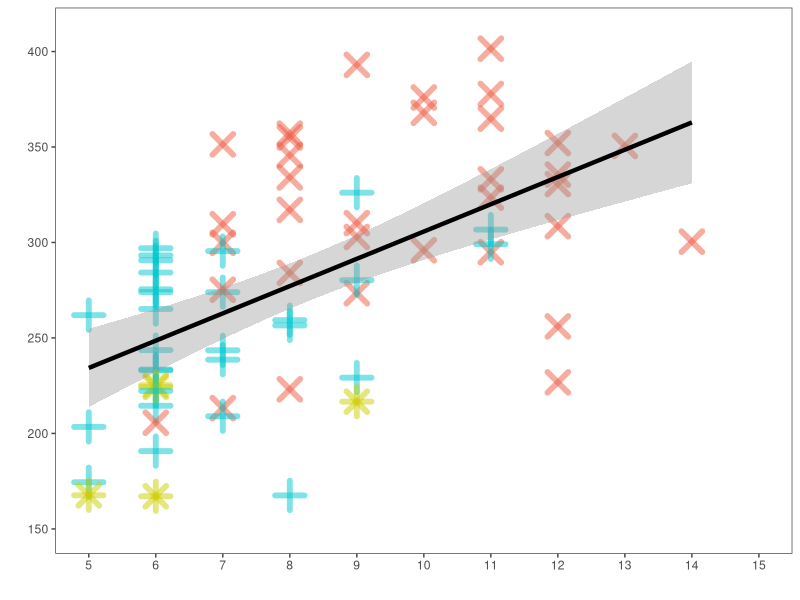
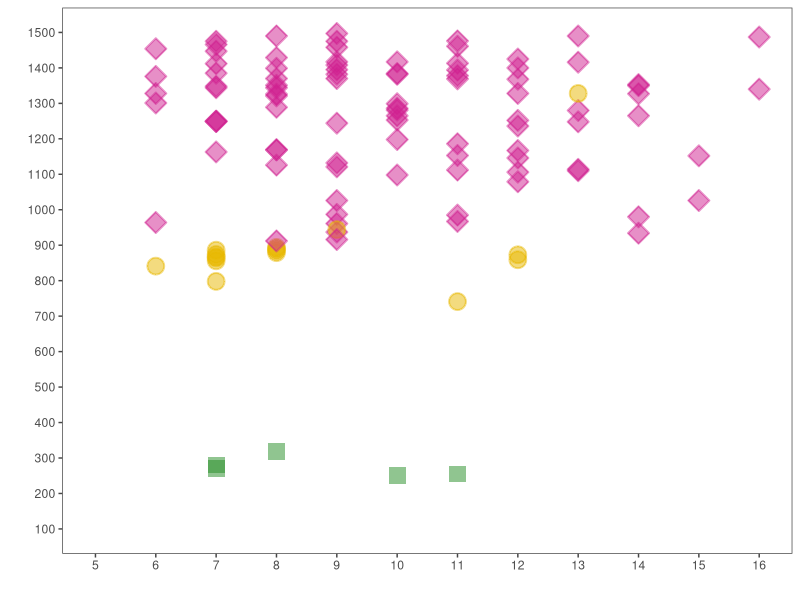
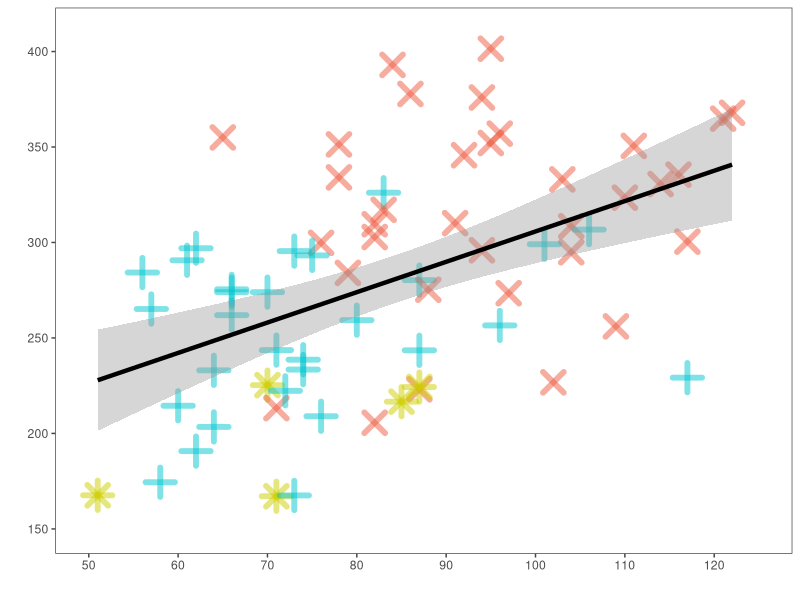
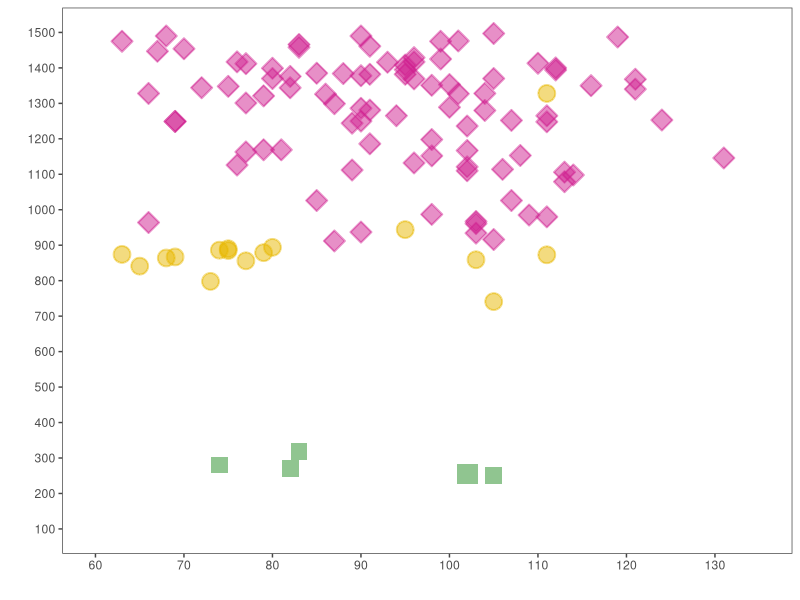
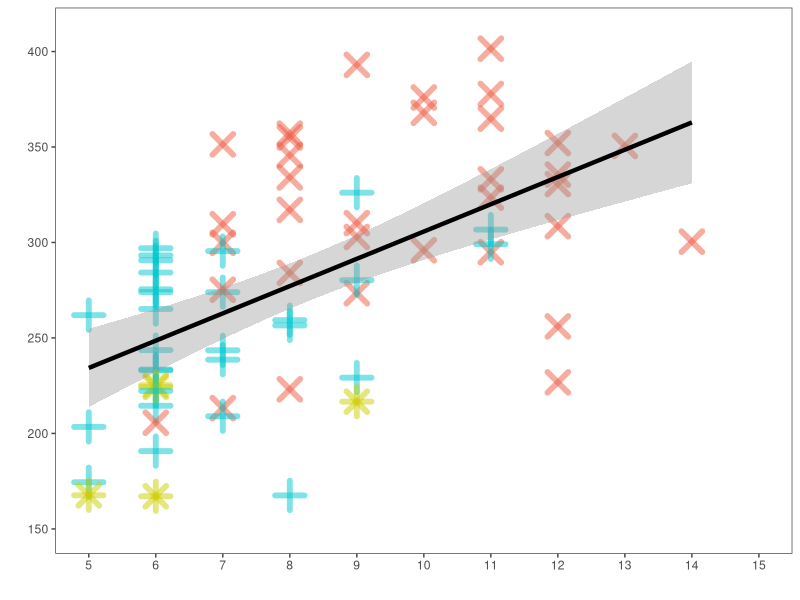
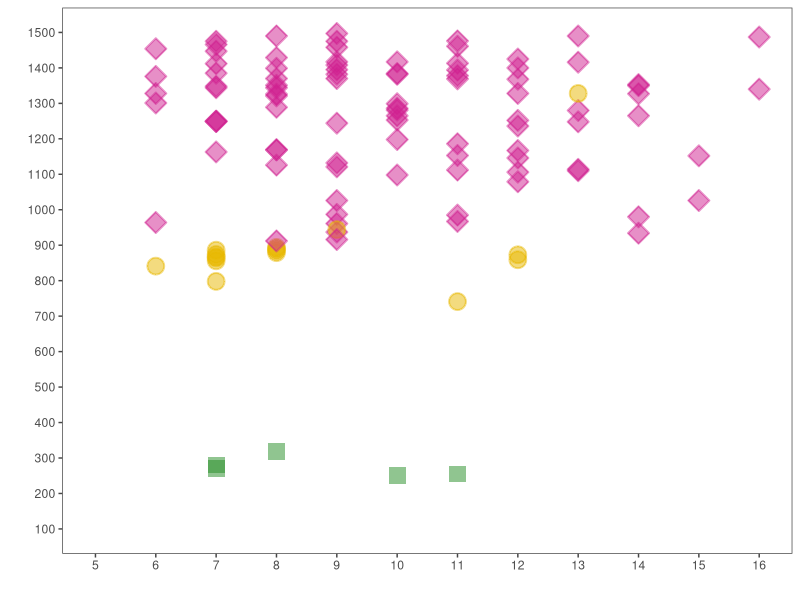
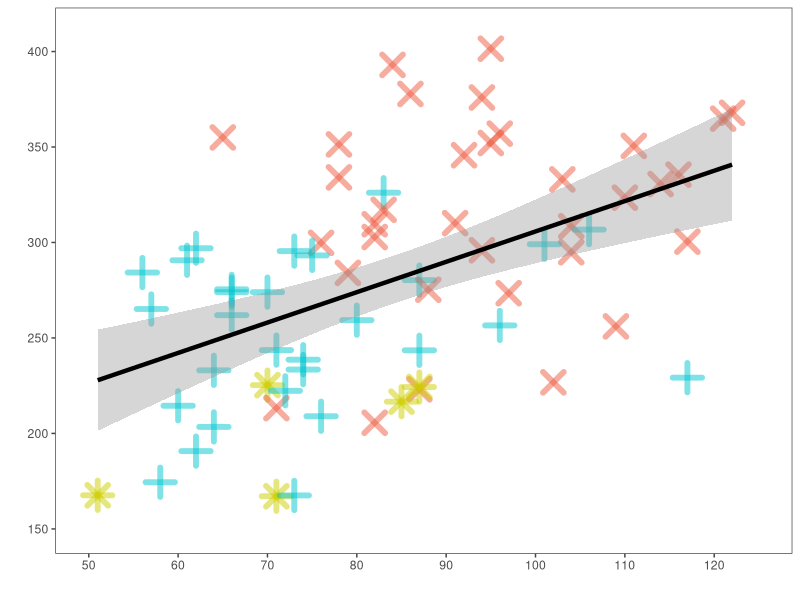
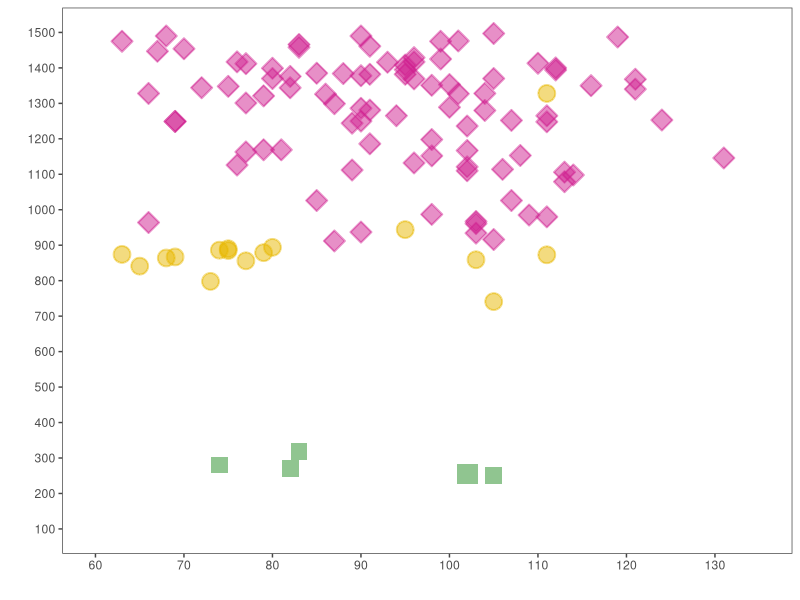

The R script that drew these images, in order:
# Moksness, Ine Elise 
# August 2023
# Figure 12

#############################################################
# LC (leading cohort oocyte diameter) vs. age/length
#############################################################

#Install and load packages
library(ggplot2)
library(ggpubr)
library(tidyverse)
library(egg)
library(dplyr)
library(readxl)
#library(package)
theme_set(theme_pubr())

#Import and prepare data

#Survey data
#setwd
NEA <- read_excel("Data/LC_diameter_NEAC_autumn_2017.xlsx", sheet="Data")
names(NEA)
summary(NEA)
str(NEA)

#######################################################################

### Prepare for March-April 2018
#Subset for Spawning survey
Spa <- subset(NEA, subset = Survey == "Spawning" )
#Remove spesific rows
Spa2<-Spa[!(Spa$ID==106 ),]
Spa2
# Extract spesific rows
Spa1<- subset(Spa,  ID == 106)

#######################################################################

### Prepare for August-September 2017
#Subset survey
Eco <- subset(NEA,  Survey == 'Ecosystem')
str(Eco)

#Histology data from August-September 2017
#setwd 
Histology_es17 <- read_excel("Data/Histology_es17.xlsx",sheet = "Data")
str(Histology_es17)

#Merge histology data with survey data
Histology.ecosystem <- merge(Eco, Histology_es17)
str(Histology.ecosystem)

# Subset for samples that are PVO4c, CAO og EVO only

#Remove spesific rows
hist1<-Histology.ecosystem[!(Histology.ecosystem$o.stage.cat=="s4A" ),]
hist2<-hist1[!(hist1$o.stage.cat=="s4B" ),]
hist3<-hist2[!(hist2$o.stage.cat=="Stage 3" ),]
str(hist3)



#Moksness_Figure10A.pdf

Eco_Age <- ggplot(hist3, aes(x=Age, y=LC.W )) +
  geom_point(aes(color=o.stage.cat, 
                 shape=o.stage.cat, fill=o.stage.cat), stroke = 3, size = 5, alpha = 0.5, show.legend = FALSE) +
  theme_article() +
  # facet_grid(cols = vars(Treatment)) +
  geom_smooth(method = "lm", se = TRUE, col = "black", size = 1.5) +
  scale_colour_manual(values=c( "turquoise3", "tomato2", "yellow3"),
                      name="") +
  scale_x_continuous(limits = c(5, 15), breaks = seq(5,15,1)) +
  scale_y_continuous(limits = c(150, 410), breaks = seq(150,410,50))+
  scale_fill_manual(values=c(  "turquoise3", "tomato2", "yellow3"),
                    name="")+
  scale_shape_manual(name = "", values = c(3,4,8)) +
  labs(x = "", y = "")#+

Eco_Age

#Regression equation:
# model <- lm(LC.W ~ Age, data = hist3)
# model
# 
# model <- lm(Dia.max ~ Age, data = hist3)
# model
# summary(model)

#setwd
ggsave(Eco_Age, file = "Moksness_Figure10A.pdf", dpi = "retina", width = 180
       , height = 180, units = "mm", bg = "white")

############################################################
############################################################

#Moksness_Figure10B.pdf

spa_Age <- ggplot(Spa2, aes(x=Age, y=Dia.max, color=Whole.mount, shape=Whole.mount, fill=Whole.mount)) +
  geom_point(size = 5, stroke =1, alpha = 0.5, show.legend = FALSE)+
  scale_shape_manual(values=c(19, 15, 23), name="")+ 
  scale_color_manual(values=c( "#E7B800", "forestgreen", "violetred"),
                     name="")+
  scale_fill_manual(values=c("#E7B800", "forestgreen", "violetred"),
                    name="")+
  theme_article() +  scale_y_continuous(breaks=seq(100,1500,100), limits = c(100,1500))+
  labs(x = "", y = "")+
  scale_x_continuous(breaks = seq(from = 5, to = 17, by = 1), limits = c(5,16))+
  geom_point(data = Spa1, 
             shape = 15, 
             alpha = 0.5, 
             size = 5, 
             color = 'forestgreen',
             stroke = 1, 
             mapping = aes(x=Age, y= LC.W), 
             show.legend = FALSE)
spa_Age



#correlation coefficient
# cor(Spa2$Age, Spa2$LC.W)
#0.1401879

#setwd
ggsave(spa_Age, file = "Moksness_Figure10B.pdf", dpi = "retina", width = 180
       , height = 180, units = "mm", bg = "white")

#############################################################
#############################################################

#Moksness_Figure10C

Eco_Length <- ggplot(hist3, aes(x=Length, y=LC.W )) +
  geom_point(aes(color=o.stage.cat, 
                 shape=o.stage.cat, fill=o.stage.cat), stroke = 3, size = 5, alpha = 0.5, show.legend = FALSE) +
  theme_article() +
  # facet_grid(cols = vars(Treatment)) +
  geom_smooth(method = "lm", se = TRUE, col = "black", size = 1.5) +
  scale_colour_manual(values=c("turquoise3", "tomato2", "yellow3"),
                      name="") +
  scale_x_continuous(limits = c(50, 125), breaks = seq(50,125,10)) +
  scale_y_continuous(limits = c(150, 410), breaks = seq(150,410,50))+
  scale_fill_manual(values=c("turquoise3", "tomato2", "yellow3"),
                    name="")+
  scale_shape_manual(name = "", values = c(3,4,8)) +
  labs(x = "", y = "")

Eco_Length

# model <- lm(LC.W ~ Length, data = hist3)
# model
# model <- lm(Dia.max ~ Length, data = hist3)
# model
# summary(model)

#setwd
ggsave(Eco_Length, file = "Moksness_Figure10C.pdf", dpi = "retina", width = 180
       , height = 180, units = "mm", bg = "white")


#############################################################
#############################################################

#Moksness_Figure10D.jpeg

spa_Length <- ggplot(Spa2, aes(x=Length, y=Dia.max, color=Whole.mount, shape=Whole.mount, fill=Whole.mount)) +
  geom_point(size = 5, stroke =1, alpha = 0.5, show.legend = FALSE)+
  scale_shape_manual(values=c(19, 15, 23), name="")+ 
  scale_color_manual(values=c( "#E7B800", "forestgreen", "violetred"),
                     name="")+
  scale_fill_manual(values=c("#E7B800", "forestgreen", "violetred"),
                    name="")+
  theme_article() +  scale_y_continuous(breaks=seq(100,1500,100), limits = c(100,1500))+
  labs(x = "", y = "")+
  scale_x_continuous(breaks = seq(from = 60, to = 135, by = 10), limits = c(60,135))+
  geom_point(data = Spa1, 
             shape = 15, 
             alpha = 0.5, 
             size = 6, 
             color = 'forestgreen',
             stroke = 1.5, 
             mapping = aes(x=Length, y= LC.W), 
             show.legend = FALSE)
spa_Length

#correlation coefficient
# cor(Spa2$Length, Spa2$LC.W)
#0.1083864

setwd("~/2021/Maturity staging - NEAC - publication/Utkast/1. Figures/Figures")
ggsave(spa_Length, file = "Moksness_Figure10D.pdf", dpi = "retina", width = 180
       , height = 180, units = "mm", bg = "white")


############################################################
############################################################
